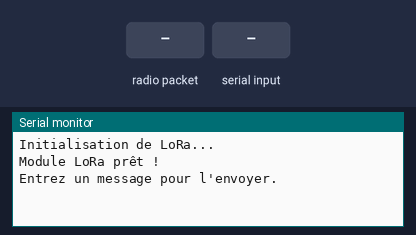
The sketch below on a simulated Arduino Uno, built with avr-gcc and run on an emulated ATmega328P. On the bench: the last lines printed to the serial monitor. Inputs (shaded band) come from the test bench. No radio packets arrive unless stated.

Above: at 1.2 s.
1.3 s: radio packet "1" arrives
At 1.9 s:
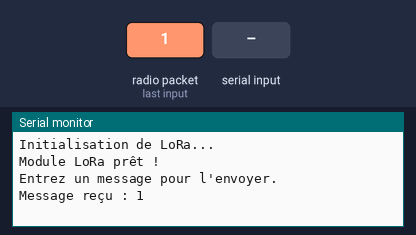
2.8 s: "1\n" received over Serial
At 4.1 s:
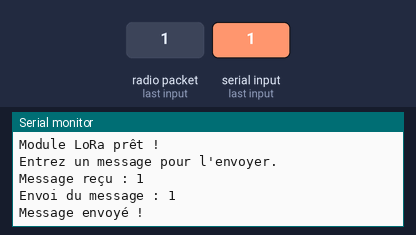

Measured:
- after the input at 1.3 s, the serial monitor: prints a new line at once (image 1)
- after the input at 2.8 s, the serial monitor: prints a new line at once (image 2)

The sketch:

lora_communication.ino.ino
```cpp
#include <SPI.h>
#include <LoRa.h>

// Configuration LoRa
#define SS 18
#define RST 14
#define DIO0 26

void setup() {
  Serial.begin(9600);
  while (!Serial);

  Serial.println("Initialisation de LoRa...");

  LoRa.setPins(SS, RST, DIO0);
  if (!LoRa.begin(868E6)) {  // Changez la fréquence selon vos modules (433E6, 866E6, ou 915E6)
    Serial.println("Échec de l'initialisation LoRa !");
    while (1);
  }

  Serial.println("Module LoRa prêt !");
  Serial.println("Entrez un message pour l'envoyer.");
}

void loop() {
  // Envoi d'un message saisi dans le Moniteur Série
  if (Serial.available() > 0) {
    String outgoing = Serial.readStringUntil('\n'); // Lire le message saisi
    outgoing.trim(); // Supprimer les espaces inutiles

    if (outgoing.length() > 0) {
      Serial.println("Envoi du message : " + outgoing);

      // Envoi via LoRa
      LoRa.beginPacket();
      LoRa.print(outgoing);
      LoRa.endPacket();

      Serial.println("Message envoyé !");
    }
  }

  // Réception des messages
  int packetSize = LoRa.parsePacket();
  if (packetSize) {
    String incoming = "";
    while (LoRa.available()) {
      incoming += (char)LoRa.read();
    }

    Serial.println("Message reçu : " + incoming);
  }
}
```
